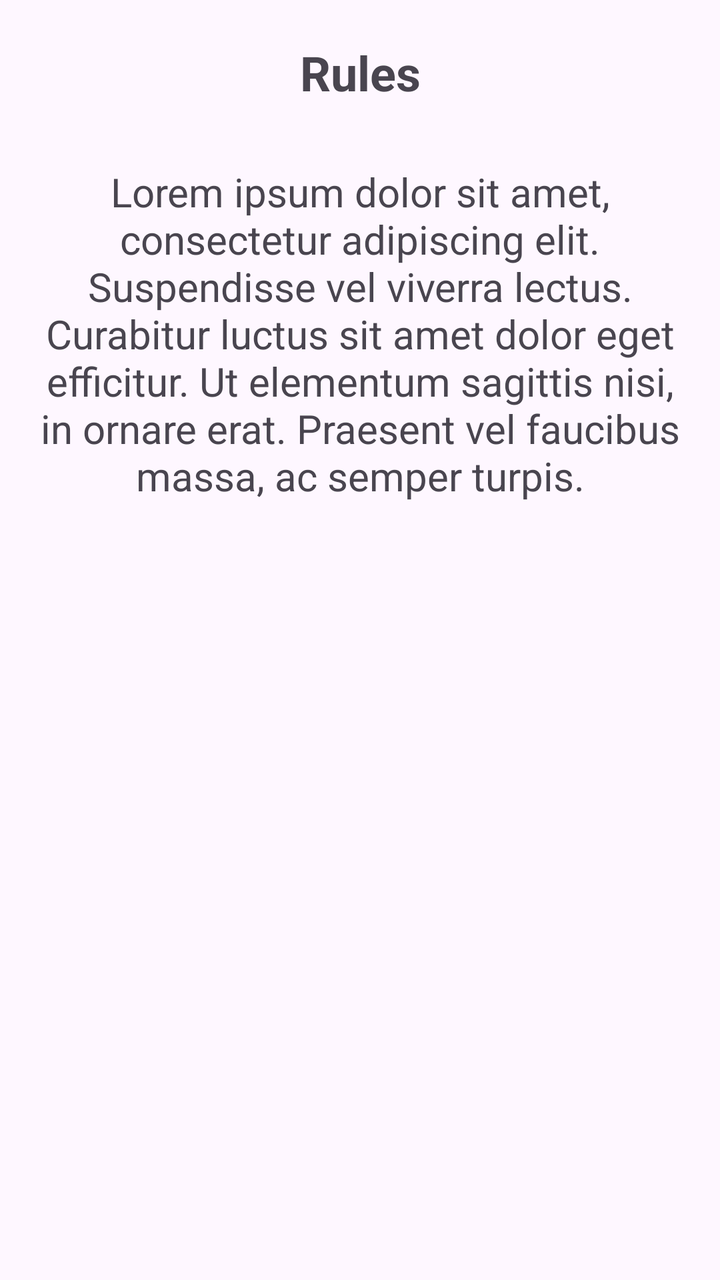
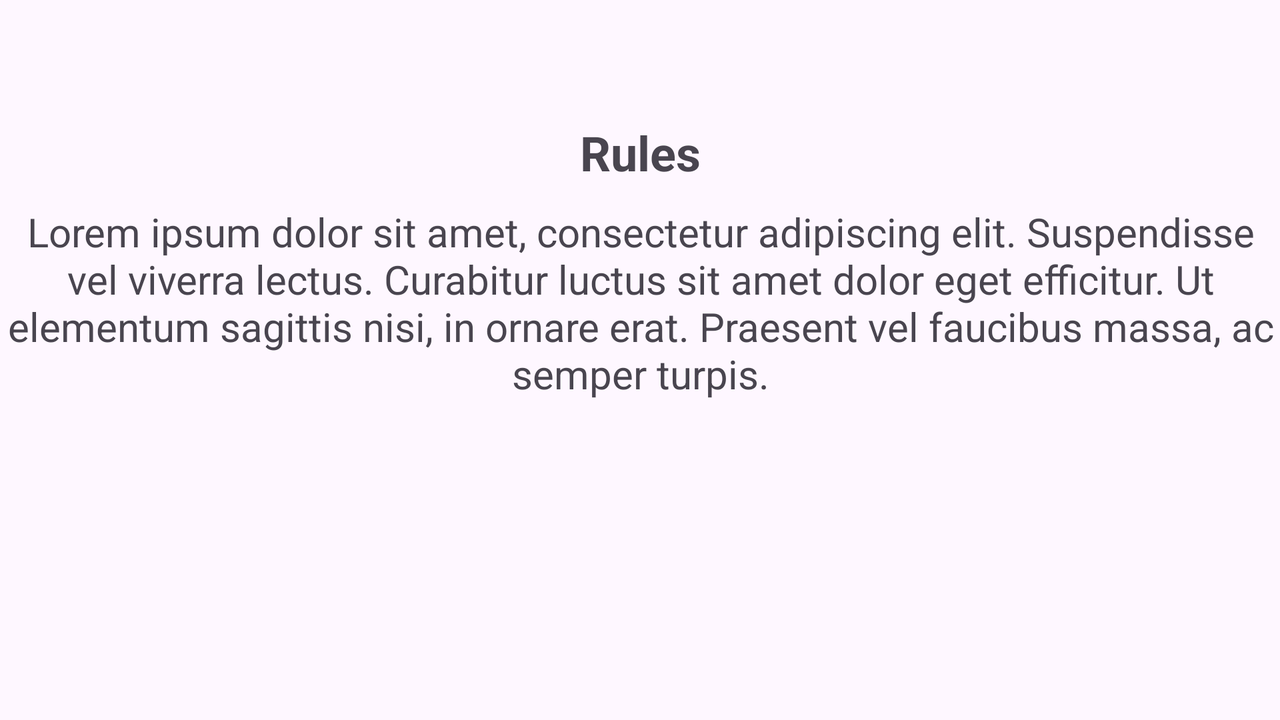

The same Android screen from two of the app's own layout files: first res/layout/ as a phone draws it, then the repository's variant for another configuration, drawn on a device whose configuration selects that folder. Both files follow.
<!-- AndroidManifest.xml: application theme Theme.Matikkapeli_laaja -->
<!-- res/layout/fragment_rules.xml -->
<?xml version="1.0" encoding="utf-8"?>
<layout xmlns:android="http://schemas.android.com/apk/res/android"
    xmlns:app="http://schemas.android.com/apk/res-auto"
    xmlns:tools="http://schemas.android.com/tools">

    <androidx.constraintlayout.widget.ConstraintLayout
        android:id="@+id/frameLayout4"
        android:layout_width="match_parent"
        android:layout_height="match_parent"
        tools:context=".RulesFragment" >

        <TextView
            android:id="@+id/rules_header"
            style="@style/headerText"
            android:layout_width="wrap_content"
            android:layout_height="wrap_content"
            android:text="@string/rules"
            app:layout_constraintEnd_toEndOf="parent"
            app:layout_constraintStart_toStartOf="parent"
            app:layout_constraintTop_toTopOf="parent" />

        <TextView
            android:id="@+id/rules_text"
            android:layout_width="wrap_content"
            android:layout_height="wrap_content"
            android:gravity="center"
            android:padding="20dp"
            android:text="@string/rulesText"
            android:textSize="20sp"
            app:layout_constraintStart_toStartOf="parent"
            app:layout_constraintEnd_toEndOf="parent"
            app:layout_constraintTop_toBottomOf="@+id/rules_header" />
    </androidx.constraintlayout.widget.ConstraintLayout>
</layout>
<!-- resources referenced by this layout -->
<resources>
  <string name="rules">Rules</string>
  <string name="rulesText">Lorem ipsum dolor sit amet, consectetur adipiscing elit. Suspendisse vel viverra lectus. Curabitur luctus sit amet dolor eget efficitur. Ut elementum sagittis nisi, in ornare erat. Praesent vel faucibus massa, ac semper turpis.</string>
  <style name="headerText">
          <item name="android:layout_width">wrap_content</item>
          <item name="android:layout_height">wrap_content</item>
          <item name="android:layout_marginTop">10dp</item>
          <item name="android:padding">10dp</item>
          <item name="android:textSize">24sp</item>
          <item name="android:textStyle">bold</item>
      </style>
  <style name="Theme.Matikkapeli_laaja" parent="Base.Theme.Matikkapeli_laaja" />
  <style name="Base.Theme.Matikkapeli_laaja" parent="Theme.Material3.DayNight.NoActionBar">
          
          
      </style>
</resources>
<!-- res/layout-land/fragment_rules.xml (the repository's variant of the layout above) -->
<!-- drawn on the phone turned sideways -->
<?xml version="1.0" encoding="utf-8"?>
<layout xmlns:android="http://schemas.android.com/apk/res/android"
    xmlns:app="http://schemas.android.com/apk/res-auto"
    xmlns:tools="http://schemas.android.com/tools">

    <androidx.constraintlayout.widget.ConstraintLayout
        android:id="@+id/frameLayout4"
        android:layout_width="match_parent"
        android:layout_height="match_parent"
        tools:context=".RulesFragment" >

        <TextView
            android:id="@+id/rules_header"
            style="@style/headerText"
            android:layout_width="wrap_content"
            android:layout_height="wrap_content"
            android:layout_marginTop="50dp"
            android:text="@string/rules"
            app:layout_constraintEnd_toEndOf="parent"
            app:layout_constraintStart_toStartOf="parent"
            app:layout_constraintTop_toTopOf="parent" />

        <TextView
            android:id="@+id/rules_text"
            style="@style/plainText"
            android:layout_width="wrap_content"
            android:layout_height="wrap_content"
            android:text="@string/rulesText"
            app:layout_constraintEnd_toEndOf="@+id/rules_header"
            app:layout_constraintStart_toStartOf="@+id/rules_header"
            app:layout_constraintTop_toBottomOf="@+id/rules_header" />
    </androidx.constraintlayout.widget.ConstraintLayout>
</layout>
<!-- resources referenced by the variant -->
<!-- as the phone turned sideways resolves them -->
<resources>
  <string name="rules">Rules</string>
  <string name="rulesText">Lorem ipsum dolor sit amet, consectetur adipiscing elit. Suspendisse vel viverra lectus. Curabitur luctus sit amet dolor eget efficitur. Ut elementum sagittis nisi, in ornare erat. Praesent vel faucibus massa, ac semper turpis.</string>
  <style name="headerText">
          <item name="android:layout_width">wrap_content</item>
          <item name="android:layout_height">wrap_content</item>
          <item name="android:layout_marginTop">10dp</item>
          <item name="android:padding">10dp</item>
          <item name="android:textSize">24sp</item>
          <item name="android:textStyle">bold</item>
      </style>
  <style name="plainText">
          <item name="android:layout_width">200dp</item>
          <item name="android:layout_height">wrap_content</item>
          <item name="android:textSize">20sp</item>
          <item name="android:gravity">center</item>
      </style>
  <style name="Theme.Matikkapeli_laaja" parent="Base.Theme.Matikkapeli_laaja" />
  <style name="Base.Theme.Matikkapeli_laaja" parent="Theme.Material3.DayNight.NoActionBar">
          
          
      </style>
</resources>
